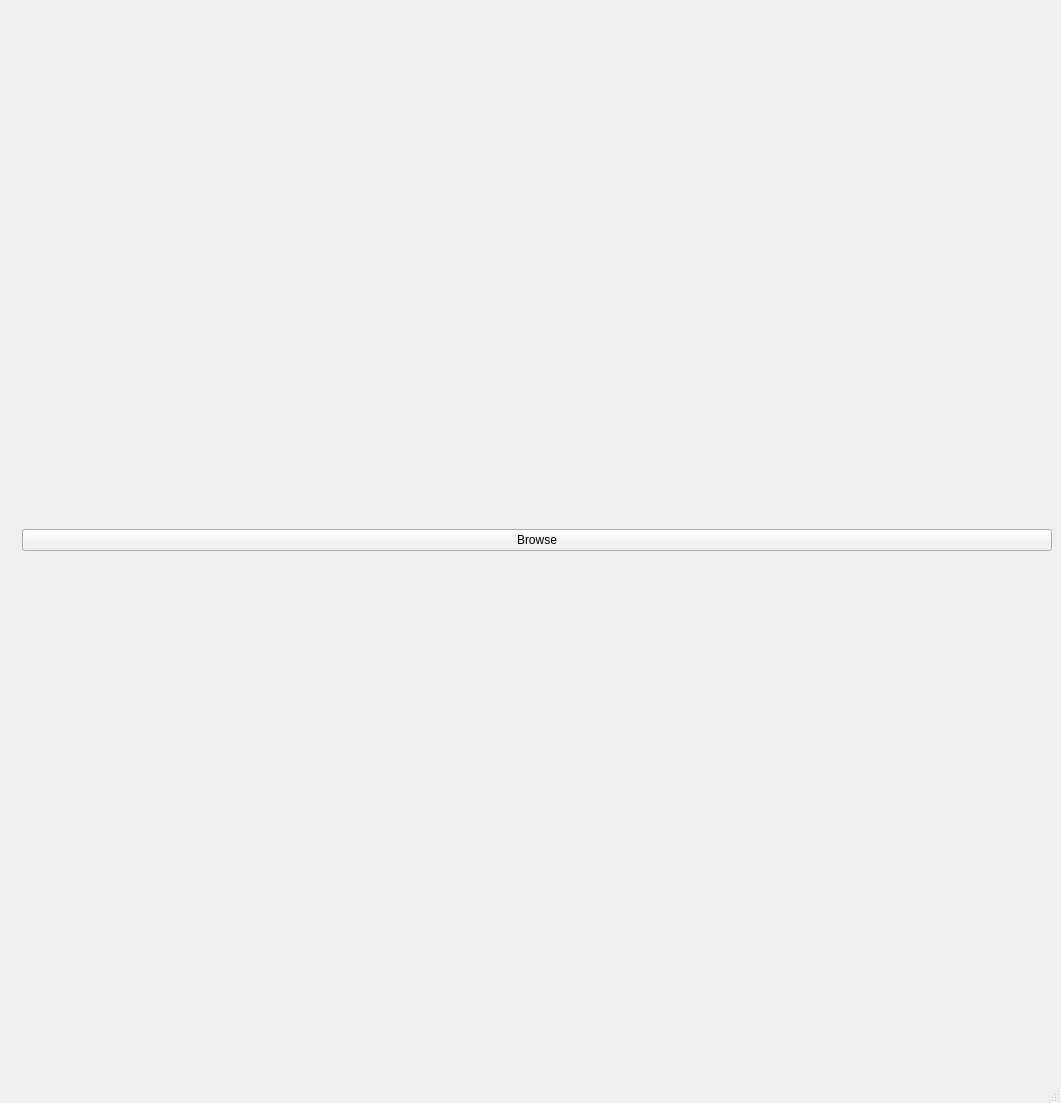
<?xml version="1.0" encoding="UTF-8"?>
<ui version="4.0">
 <class>MainWindow</class>
 <widget class="QMainWindow" name="MainWindow">
  <property name="geometry">
   <rect>
    <x>0</x>
    <y>0</y>
    <width>1061</width>
    <height>1103</height>
   </rect>
  </property>
  <property name="windowTitle">
   <string>Add New User</string>
  </property>
  <widget class="QWidget" name="centralwidget">
   <layout class="QGridLayout" name="gridLayout">
    <item row="0" column="1">
     <widget class="QPushButton" name="btn_browse">
      <property name="text">
       <string>Browse</string>
      </property>
     </widget>
    </item>
    <item row="0" column="0">
     <widget class="QLabel" name="lbl_photo">
      <property name="sizePolicy">
       <sizepolicy hsizetype="Fixed" vsizetype="Fixed">
        <horstretch>0</horstretch>
        <verstretch>0</verstretch>
       </sizepolicy>
      </property>
      <property name="text">
       <string/>
      </property>
      <property name="pixmap">
       <pixmap>images/default.png</pixmap>
      </property>
      <property name="scaledContents">
       <bool>true</bool>
      </property>
     </widget>
    </item>
   </layout>
  </widget>
  <widget class="QMenuBar" name="menubar">
   <property name="geometry">
    <rect>
     <x>0</x>
     <y>0</y>
     <width>1061</width>
     <height>26</height>
    </rect>
   </property>
  </widget>
  <widget class="QStatusBar" name="statusbar"/>
 </widget>
 <resources/>
 <connections/>
</ui>
